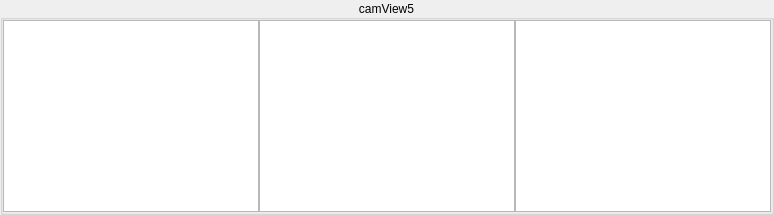
       <widget class="QGroupBox" name="camGroup5">
        <property name="enabled">
         <bool>true</bool>
        </property>
        <property name="sizePolicy">
         <sizepolicy hsizetype="Preferred" vsizetype="Preferred">
          <horstretch>0</horstretch>
          <verstretch>0</verstretch>
         </sizepolicy>
        </property>
        <property name="title">
         <string>camView5</string>
        </property>
        <property name="alignment">
         <set>Qt::AlignCenter</set>
        </property>
        <layout class="QHBoxLayout" name="horizontalLayout_8">
         <property name="spacing">
          <number>0</number>
         </property>
         <property name="leftMargin">
          <number>0</number>
         </property>
         <property name="topMargin">
          <number>0</number>
         </property>
         <property name="rightMargin">
          <number>0</number>
         </property>
         <property name="bottomMargin">
          <number>0</number>
         </property>
         <item>
          <widget class="QGraphicsView" name="camView5Left">
           <property name="sizePolicy">
            <sizepolicy hsizetype="MinimumExpanding" vsizetype="MinimumExpanding">
             <horstretch>0</horstretch>
             <verstretch>0</verstretch>
            </sizepolicy>
           </property>
           <property name="minimumSize">
            <size>
             <width>20</width>
             <height>30</height>
            </size>
           </property>
          </widget>
         </item>
         <item>
          <widget class="QGraphicsView" name="camView5Front">
           <property name="sizePolicy">
            <sizepolicy hsizetype="MinimumExpanding" vsizetype="MinimumExpanding">
             <horstretch>0</horstretch>
             <verstretch>0</verstretch>
            </sizepolicy>
           </property>
           <property name="minimumSize">
            <size>
             <width>20</width>
             <height>30</height>
            </size>
           </property>
          </widget>
         </item>
         <item>
          <widget class="QGraphicsView" name="camView5Right">
           <property name="sizePolicy">
            <sizepolicy hsizetype="MinimumExpanding" vsizetype="MinimumExpanding">
             <horstretch>0</horstretch>
             <verstretch>0</verstretch>
            </sizepolicy>
           </property>
           <property name="minimumSize">
            <size>
             <width>20</width>
             <height>30</height>
            </size>
           </property>
          </widget>
         </item>
        </layout>
       </widget>
